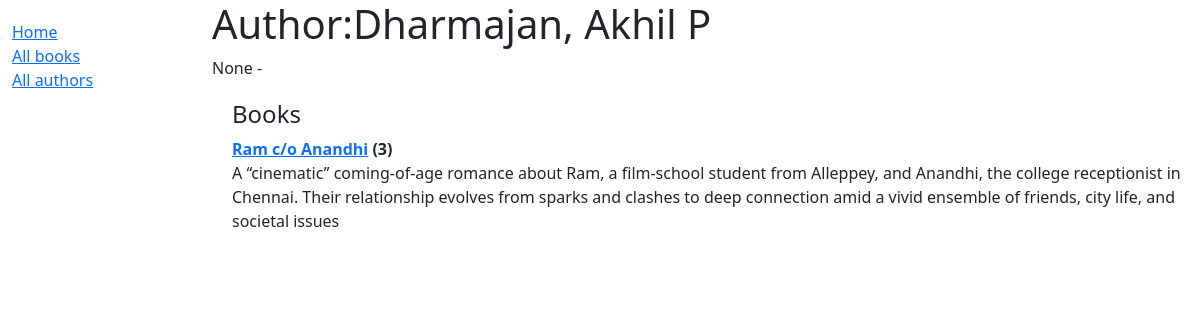
The page /catalog/authors/1/ on the database as committed earlier.
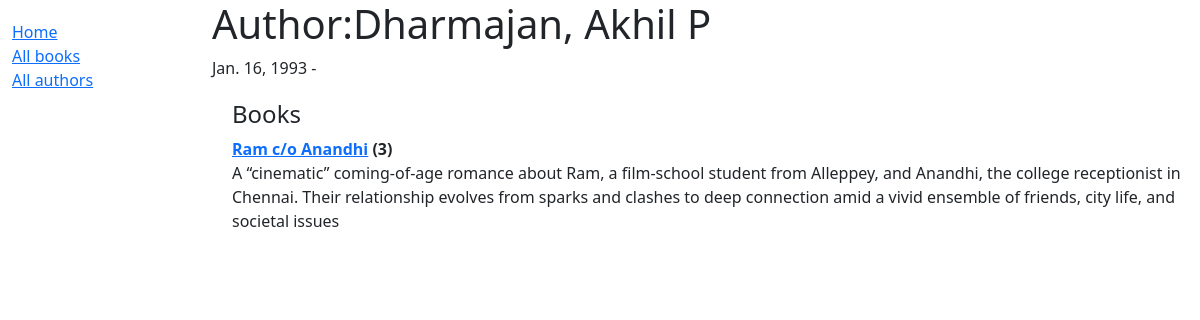
The same page on the database as committed later.
### catalog/models.py (models this page shows, shortened)
class Author(models.Model):
    first_name = models.CharField(max_length=100)
    last_name = models.CharField(max_length=100)
    date_of_birth = models.DateField(null=True, blank=True)
    date_of_death = models.DateField('Died', null=True, blank=True)
    class Meta:
        ordering = ['last_name', 'first_name']
    def __str__(self):
        return f"{self.last_name}, {self.first_name}"

### catalog/views.py (the view)
# urls.py: path('authors/<int:pk>/', views.AuthorDetailView.as_view(), name='author-detail'),
class AuthorDetailView(generic.DetailView):
    model = Author

### catalog/models.py (called while the page is built)
    def __str__(self):
        return self.title

### catalog/templates/catalog/author_detail.html
{% extends 'catalog/base_generic.html' %}
{% block content %}
  <h1>Author:{{ author }}</h1>
  <p>{{author.date_of_birth}} - {% if author.date_of_death %}{{author.date_of_death}}{% endif %}</p>
  <div style="margin-left:20px;margin-top:20px">
<h4>Books</h4>
<dl>
{% for book in author.book_set.all %}
  <dt><a href="{% url 'book-detail' book.pk %}">{{book}}</a> ({{book.bookinstance_set.all.count}})</dt>
  <dd>{{book.summary}}</dd>
  {% empty %}
  <p>This author has no books.</p>
{% endfor %}
</dl>
</div>
{% endblock %}

Rows that differ between the two databases and show on the page:
changed Author: date_of_birth "None" → "Jan. 16, 1993"
